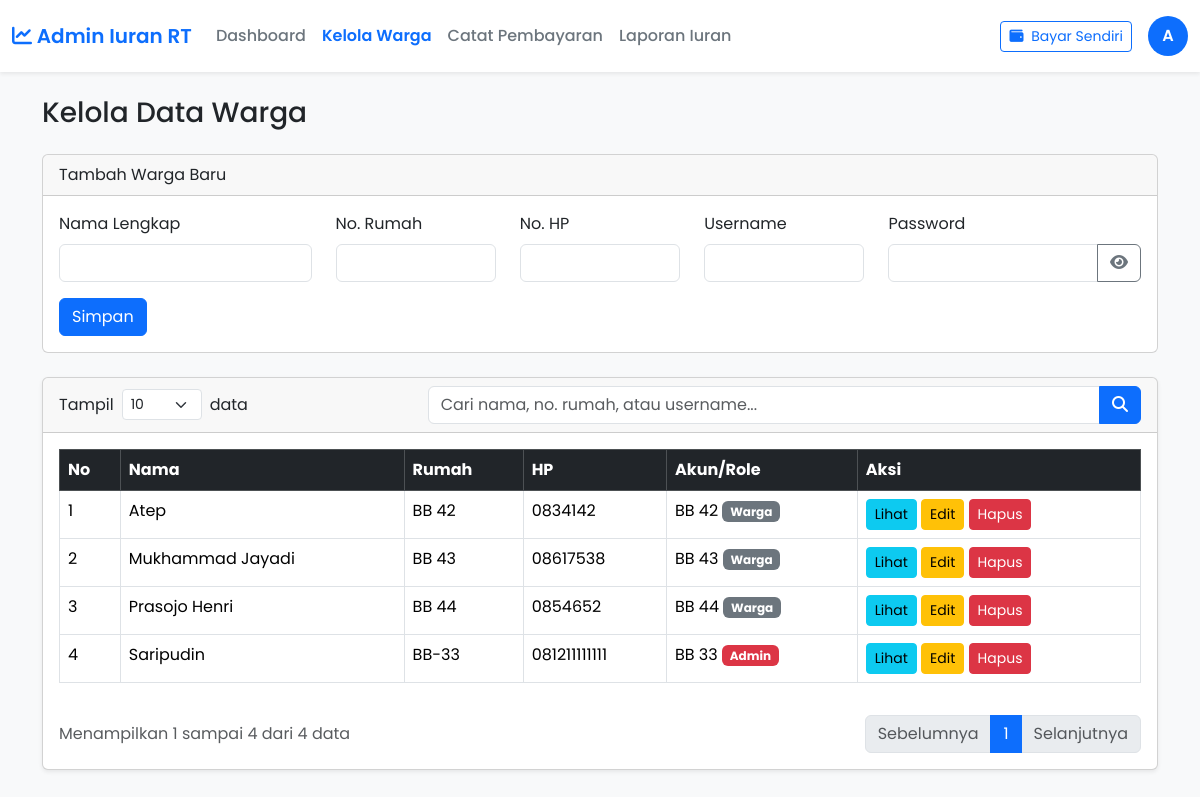
Page /admin/kelola_warga.php (signed in) on the committed database.
### tables this page shows
CREATE TABLE `profil_warga` (
  `id_warga` int NOT NULL,
  `id_pengguna` int DEFAULT NULL,
  `nama_lengkap` varchar(100) NOT NULL,
  `no_rumah` varchar(10) NOT NULL,
  `no_telepon` varchar(20) DEFAULT NULL
);

CREATE TABLE `pengguna` (
  `id_pengguna` int NOT NULL,
  `username` varchar(50) NOT NULL,
  `password` varchar(255) NOT NULL,
  `role` enum('admin','warga') NOT NULL DEFAULT 'warga'
);

### admin/kelola_warga.php (the view, shortened to what this page needs)
<?php
include 'templates/header.php';
$search = isset($_GET['search']) ? $conn->real_escape_string($_GET['search']) : '';
$limit = isset($_GET['limit']) ? intval($_GET['limit']) : 10;
$page = isset($_GET['page']) ? intval($_GET['page']) : 1;
$offset = ($page - 1) * $limit;
$where_clause = "";
$count_query = "SELECT COUNT(w.id_warga) as total FROM profil_warga w LEFT JOIN pengguna p ON w.id_pengguna = p.id_pengguna $where_clause";
$total_warga_result = $conn->query($count_query);
$total_warga = $total_warga_result->fetch_assoc()['total'];
$total_pages = ($limit == -1) ? 1 : ceil($total_warga / $limit);
$sql_warga = "SELECT w.*, p.username, p.role FROM profil_warga w LEFT JOIN pengguna p ON w.id_pengguna = p.id_pengguna $where_clause ORDER BY w.no_rumah ASC";
if ($limit != -1) {
    $sql_warga .= " LIMIT $limit OFFSET $offset";
}
$result = $conn->query($sql_warga);
$start_entry = ($total_warga == 0) ? 0 : $offset + 1;
$end_entry = ($limit == -1) ? $total_warga : min($offset + $limit, $total_warga);
?>
<h3 class="mb-4">Kelola Data Warga</h3>
<div class="card mb-4">
    <div class="card-header">Tambah Warga Baru</div>
    <div class="card-body">
        <form method="POST" action="">
            <div class="row">
                <div class="col-md-3 mb-3">
                    <label class="form-label">Nama Lengkap</label>
                    <input type="text" class="form-control" name="nama_lengkap" required>
                </div>
                <div class="col-md-2 mb-3">
                    <label class="form-label">No. Rumah</label>
                    <input type="text" class="form-control" name="no_rumah" required>
                </div>
                <div class="col-md-2 mb-3">
                    <label class="form-label">No. HP</label>
                    <input type="text" class="form-control" name="no_telepon" required>
                </div>
                <div class="col-md-2 mb-3">
                    <label class="form-label">Username</label>
                    <input type="text" class="form-control" name="username" required>
                </div>
                <div class="col-md-3 mb-3">
                    <label class="form-label">Password</label>
                    <div class="input-group">
                        <input type="password" class="form-control" name="password" id="addPassword" required>
                        <button class="btn btn-outline-secondary" type="button" id="toggleAddPassword"><i class="fas fa-eye"></i></button>
                    </div>
                </div>
            </div>
            <button type="submit" class="btn btn-primary">Simpan</button>
        </form>
    </div>
</div>
<div class="card shadow-sm">
    <div class="card-header">
        <div class="row align-items-center">
            <div class="col-md-4">
                <form method="GET" action="" class="d-flex align-items-center">
                    <label class="form-label me-2 mb-0">Tampil</label>
                    <select name="limit" class="form-select form-select-sm" style="width: 80px;" onchange="this.form.submit()">
                        <option value="10" <?php if ($limit == 10) echo 'selected'; ?>>10</option>
                    </select>
                    <span class="ms-2">data</span>
                </form>
            </div>
            <div class="col-md-8">
                <form method="GET" action="">
                    <div class="input-group">
                        <input type="text" id="searchInput" name="search" class="form-control" placeholder="Cari nama, no. rumah, atau username..." value="<?php echo htmlspecialchars($search); ?>">
                        <button class="btn btn-primary" type="submit"><i class="fas fa-search"></i></button>
                    </div>
                </form>
            </div>
        </div>
    </div>
    <div class="card-body">
        <div class="table-responsive">
            <table class="table table-bordered table-hover">
                <thead class="table-dark">
                    <tr><th>No</th><th>Nama</th><th>Rumah</th><th>HP</th><th>Akun/Role</th><th>Aksi</th></tr>
                </thead>
                <tbody>
                    <?php if ($result->num_rows > 0) : $no = $offset + 1; ?>
                        <?php while ($row = $result->fetch_assoc()) : ?>
                            <tr>
                                <td><?php echo $no++; ?></td>
                                <td><?php echo htmlspecialchars($row['nama_lengkap']); ?></td>
                                <td><?php echo htmlspecialchars($row['no_rumah']); ?></td>
                                <td><?php echo htmlspecialchars($row['no_telepon']); ?></td>
                                <td>
                                    <?php
                                        if($row['username']) {
                                            echo htmlspecialchars($row['username']);
                                            if($row['role'] == 'admin') echo ' <span class="badge bg-danger">Admin</span>';
                                            else echo ' <span class="badge bg-secondary">Warga</span>';
                                        } else {
                                            echo '-';
                                        }
                                    ?>
                                </td>
                                <td>
                                    <button type="button" class="btn btn-sm btn-info lihatBtn"
                                        data-bs-toggle="modal" data-bs-target="#lihatWargaModal"
                                        data-nama="<?php echo htmlspecialchars($row['nama_lengkap']); ?>"
                                        data-rumah="<?php echo htmlspecialchars($row['no_rumah']); ?>"
                                        data-hp="<?php echo htmlspecialchars($row['no_telepon']); ?>"
                                        data-user="<?php echo htmlspecialchars($row['username'] ?? '-'); ?>">Lihat</button>
                                    <button type="button" class="btn btn-sm btn-warning editBtn"
                                        data-bs-toggle="modal" data-bs-target="#editWargaModal"
                                        data-id="<?php echo $row['id_warga']; ?>"
                                        data-iduser="<?php echo $row['id_pengguna']; ?>"
                                        data-nama="<?php echo htmlspecialchars($row['nama_lengkap']); ?>"
                                        data-rumah="<?php echo htmlspecialchars($row['no_rumah']); ?>"
                                        data-hp="<?php echo htmlspecialchars($row['no_telepon']); ?>"
                                        data-user="<?php echo htmlspecialchars($row['username'] ?? ''); ?>"
                                        data-role="<?php echo htmlspecialchars($row['role'] ?? 'warga'); ?>">Edit</button>
                                    <button type="button" class="btn btn-sm btn-danger hapusBtn"
                                        data-bs-toggle="modal" data-bs-target="#hapusWargaModal"
                                        data-id="<?php echo $row['id_warga']; ?>">Hapus</button>
                                </td>
                            </tr>
                        <?php endwhile; ?>
                    <?php else : ?>
                        <tr><td colspan="6" class="text-center">Data tidak ditemukan.</td></tr>
                    <?php endif; ?>
                </tbody>
            </table>
        </div>
        <div class="row mt-3 align-items-center">
            <div class="col-md-6">
                <p class="text-muted mb-0">
                    Menampilkan <?php echo $start_entry; ?> sampai <?php echo $end_entry; ?> dari <?php echo $total_warga; ?> data
                </p>
            </div>
            <div class="col-md-6">
                <nav>
                    <ul class="pagination justify-content-end mb-0">
                        <li class="page-item <?php echo ($page <= 1) ? 'disabled' : ''; ?>">
                            <a class="page-link" href="?limit=<?php echo $limit; ?>&search=<?php echo $search; ?>&page=<?php echo $page - 1; ?>">Sebelumnya</a>
                        </li>
                        <?php for ($i = 1; $i <= $total_pages; $i++) : ?>
                            <li class="page-item <?php echo ($page == $i) ? 'active' : ''; ?>">
                                <a class="page-link" href="?limit=<?php echo $limit; ?>&search=<?php echo $search; ?>&page=<?php echo $i; ?>"><?php echo $i; ?></a>
                            </li>
                        <?php endfor; ?>
                        <li class="page-item <?php echo ($page >= $total_pages) ? 'disabled' : ''; ?>">
                            <a class="page-link" href="?limit=<?php echo $limit; ?>&search=<?php echo $search; ?>&page=<?php echo $page + 1; ?>">Selanjutnya</a>
                        </li>
                    </ul>
                </nav>
            </div>
        </div>
    </div>
</div>
<?php include 'templates/footer.php'; ?>

### admin/templates/header.php (style rules this page uses)
body { font-family: 'Poppins', sans-serif; background-color: #f8f9fa; }

### rows in the picture
profil_warga: nama_lengkap "Atep", no_rumah "BB 42", no_telepon "0834142", id_pengguna.username "BB 42", shows "Warga"
profil_warga: nama_lengkap "Mukhammad Jayadi", no_rumah "BB 43", no_telepon "08617538", id_pengguna.username "BB 43", shows "Warga"
profil_warga: nama_lengkap "Prasojo Henri", no_rumah "BB 44", no_telepon "0854652", id_pengguna.username "BB 44", shows "Warga"
profil_warga: nama_lengkap "Saripudin", no_rumah "BB-33", no_telepon "081211111111", id_pengguna.username "BB 33", shows "Admin"

### other values in the picture
$initials "A"
$start_entry "1"
$end_entry "4"
$total_warga "4"
